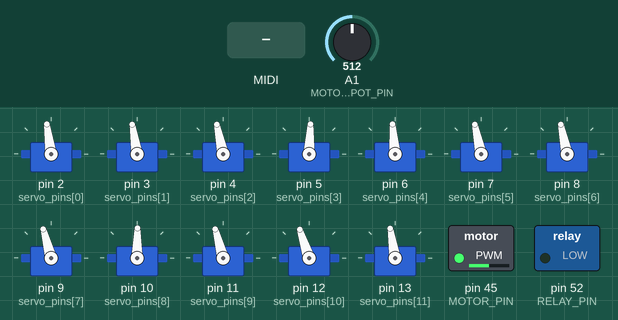
Simulated run of this sketch. Board: Arduino Mega 2560, built with avr-gcc and run on an emulated ATmega2560. Parts: 12 × servo, switched loads named in the sketch (green lamp = pin HIGH). Inputs (shaded band) come from the test bench; at power-on: A1 (MOTOR_TRIM_POT_PIN) = 512. MIDI output is not drawn.

Above: at 2.7 s.
2.8 s: A1 (MOTOR_TRIM_POT_PIN) set to 716
At 4.0 s:
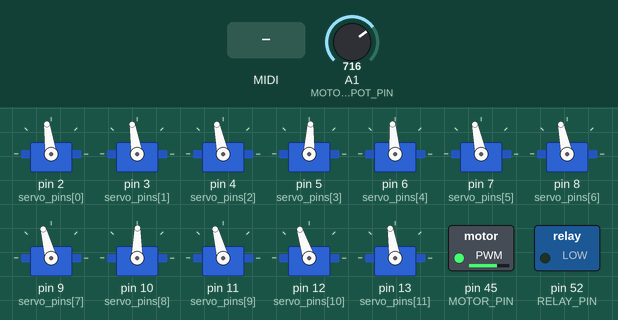
4.3 s: MIDI note 60 received
At 5.3 s:
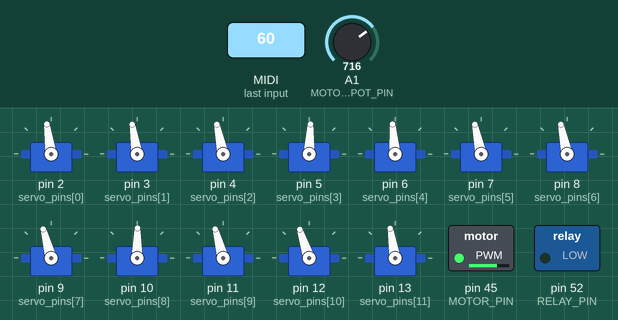
5.9 s: MIDI note 64 received
At 6.6 s:
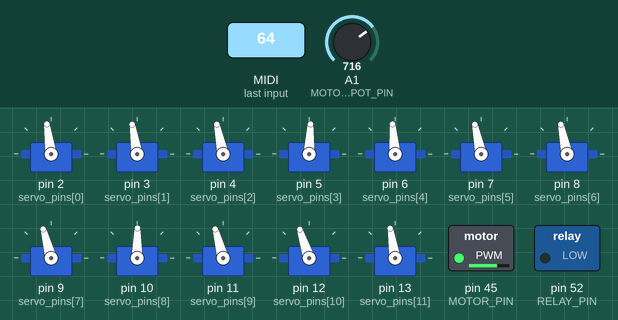
7.5 s: A1 (MOTOR_TRIM_POT_PIN) set to 900
At 8.7 s:
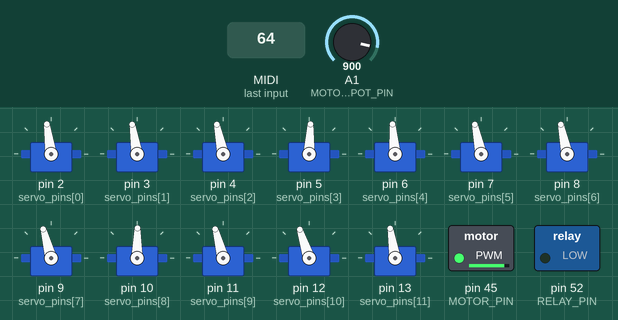
9.0 s: MIDI note 67 received
At 10.1 s:
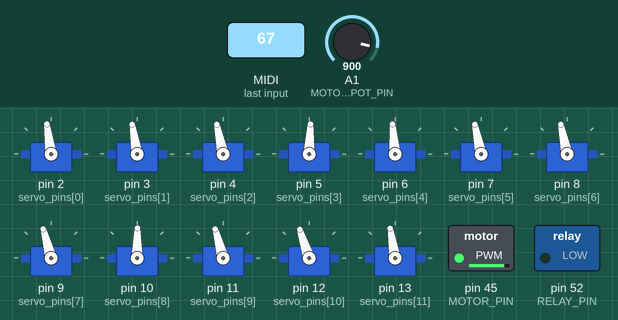
10.5 s: A1 (MOTOR_TRIM_POT_PIN) set to 122
At 11.2 s:
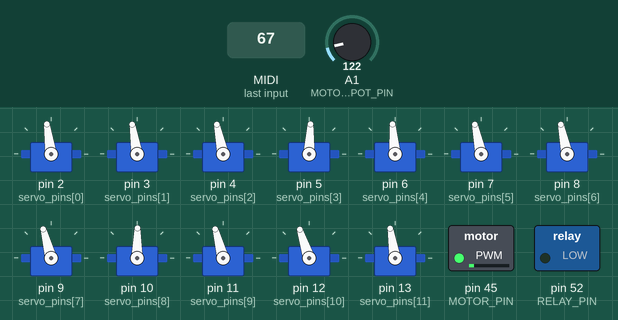
Timing chart, 0 to 13.0 s (numbered marks = the images above; inputs shaded):
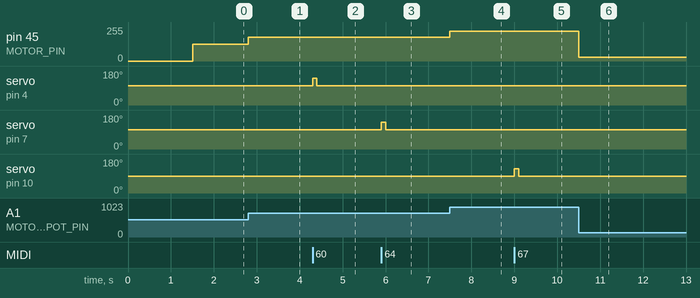

The sketch:

MusicBox.ino
```cpp
#include <MIDI.h>
#include <Servo.h>

#define RELAY_PIN 52
#define MOTOR_PIN 45
#define MOTOR_REVERSE_PIN 44
#define MOTOR_TRIM_POT_PIN A1

#define SERVOS 30
#define DEFAULT_POS 75

#define ON_TONE_ANGLE 40

#define DEFAULT_OFFSET 20

#define TONE_HOLD 100
#define DETACH_HOLD 250

#define UPPER_PITCH 90
#define LOWER_PITCH 60

//Create an instance of the library with default name, serial port and settings
MIDI_CREATE_DEFAULT_INSTANCE();

struct MySettings : public midi::DefaultSettings {
  static const long BaudRate = 115200;
};

int motor_trim_pot = 0;
int motor_setting = 0;


// Create the servo object to control a servo.
Servo myservo[SERVOS];

// Servos arranged in two rows.
// One row mirroring the other
int servo_pins[SERVOS] = {
   2,  3,  4,  5,  6,
   7,  8,  9, 10, 11,
  12, 13, 14, 15, 16,

  // Separation

  17, 18, 19, 20, 21,
  22, 23, 24, 25, 26,
  27, 28, 29, 30, 31
};

// Measured offset based on the spindle position
int offset[SERVOS] = {
  3,  4,  7, -8, 0,
  7,  7,  10,  -6,  10,
  13, 4, 14, 3, 6,

  // Separation

  -14, -8, 12, -12, -4,
  -12, -2, -2, -4, -4,
  -10, 2, 0, -2, 6
};

bool activeServos[SERVOS] = {false};

// At 0 the servo should be detached, 50 we should return to default
long servoActivationTimer[SERVOS] = {0};


void setup() {
  pinMode(RELAY_PIN, OUTPUT);


  MIDI.begin(MIDI_CHANNEL_OMNI);

  // OMNI sets it to listen to all channels.. MIDI.begin(2) would set it
  // to respond to notes on channel 2 only.

  // This command tells the Midi Library which function you want to call when a NOTE ON command
  // is received. In this case it's "MyHandleNoteOn".
  MIDI.setHandleNoteOn(MyHandleNoteOn);

  setAllDefault();
  delay(500);
  for(int i = 0; i < SERVOS; i++) {
    // Attach the servo to the servo object
    myservo[i].attach(servo_pins[i]);
    // wait for servo to get to position before moving on to next
  }
  delay(500);

  for(int i = 0; i < SERVOS; i++) {
    myservo[i].detach();
  }
  delay(500);
}

void loop() {
  motor_trim_pot = analogRead(MOTOR_TRIM_POT_PIN);

  // map it to the range of the analog out:
  motor_setting = map(motor_trim_pot, 0, 1023, 0, 255);

  digitalWrite(MOTOR_REVERSE_PIN, LOW);
  analogWrite(MOTOR_PIN, motor_setting);

   // Handle midi input
  MIDI.read(); // Continuously check if Midi data has been received.
  updateServoState();
}

// MyHandleNoteON is the function that will be called by the Midi Library
// when a MIDI NOTE ON message is received.
// It will be passed bytes for Channel, Pitch, and Velocity
void MyHandleNoteOn(byte channel, byte pitch, byte velocity) {

  // C Major, starting at middle C
  // 60, 62, 64, 65, 67, 69, 71, 72

  // CDGA....CDE
  //  44, 74

  if (pitch > UPPER_PITCH || LOWER_PITCH > pitch) {
    return;
  }

  int pitchPin = map(pitch, LOWER_PITCH, UPPER_PITCH, 2, 31);
  onTone(pitchPin);
}


void attachAndWrite(int index, int angle){
    myservo[index].attach(servo_pins[index]);
    myservo[index].write(angle);
}

void detachAll() {
  for(int i = 0; i < SERVOS; i++) {
    myservo[i].detach();
  }
}

int getDefault(int index) {
  if (SERVOS/2 <= index) {
    return DEFAULT_POS + (DEFAULT_OFFSET * -1);
  }
  return DEFAULT_POS + DEFAULT_OFFSET;
}

void setAllDefault() {
   for(int i = 0; i < SERVOS; i++) {
      myservo[i].write(getDefault(i) + offset[i]);
    }
}

int checkServoActivationTimer(){
  for(int i = 0; i < SERVOS; i++) {
    if (servoActivationTimer[i] == 0) {
      continue;
    }

    servoActivationTimer[i] = servoActivationTimer[i] - 1;
    if (servoActivationTimer[i] == 0) {
      offTone(i);
    }
  }
}


void updateServoState(){
  unsigned long currentMillis = millis();
  int timeDiff;
   for(int i = 0; i < SERVOS; i++) {

    if(servoActivationTimer[i] == 0) {
      continue;
    }

    timeDiff = currentMillis - servoActivationTimer[i];
    if (timeDiff > DETACH_HOLD) {
      myservo[i].detach();
      servoActivationTimer[i] = 0;
    } else if (timeDiff > TONE_HOLD && activeServos[i]) {
      offTone(i);
      activeServos[i] = false;
    }
  }
}

void onTone(int index) {
  int angle = ON_TONE_ANGLE;
  // If the pin is over half way reverse the direction
  if (SERVOS/2 <= index) {
    angle = angle * -1;
  }

  attachAndWrite(index, getDefault(index) + angle + offset[index]);
  servoActivationTimer[index] = millis();
  activeServos[index] = true;
}

void offTone(int index) {
  attachAndWrite(index, getDefault(index) + offset[index]);
}
```

Measured:
- after the input at 2.8 s, pin 45 (MOTOR_PIN): 127/255 → 178/255 at once
- after the input at 4.3 s, servo on pin 4 (servo_pins[2]): 102° → 142° at once, → 102° 0.10 s later
- after the input at 5.9 s, servo on pin 7 (servo_pins[5]): 102° → 142° at once, → 102° 0.10 s later
- after the input at 7.5 s, pin 45 (MOTOR_PIN): 178/255 → 224/255 at once
- after the input at 9.0 s, servo on pin 10 (servo_pins[8]): 89° → 129° at once, → 89° 0.10 s later
- after the input at 10.5 s, pin 45 (MOTOR_PIN): 224/255 → 30/255 at once
